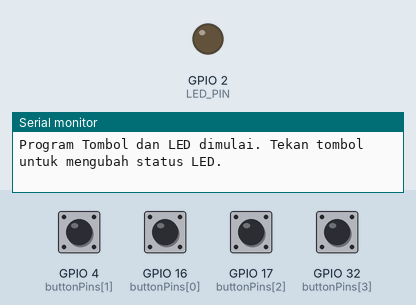
A sketch run on a simulated ESP32. Shown: output pins drawn as LEDs (lit = HIGH), the last lines printed to the serial monitor. Inputs (shaded band) come from the test bench; at power-on: GPIO 4 (buttonPins[1]), GPIO 16 (buttonPins[0]), GPIO 17 (buttonPins[2]), GPIO 32 (buttonPins[3]) HIGH.

Above: at 1.2 s.
1.3 s: GPIO 4 (buttonPins[1]) pulled LOW for 0.15 s
At 2.1 s:
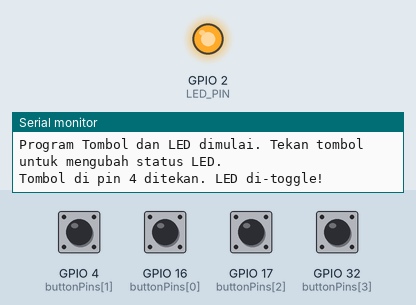
2.9 s: GPIO 4 (buttonPins[1]) pulled LOW for 1 s
At 3.3 s:
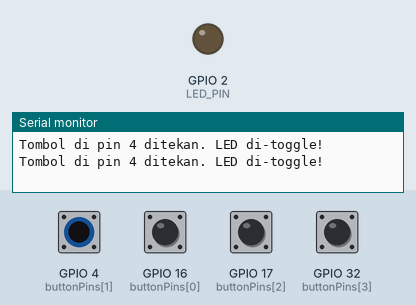
5.4 s: GPIO 16 (buttonPins[0]) pulled LOW for 0.15 s
At 6.4 s:
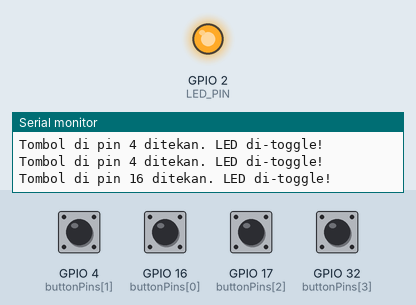
Timing chart, 0 to 8.4 s (numbered marks = the images above; inputs shaded):
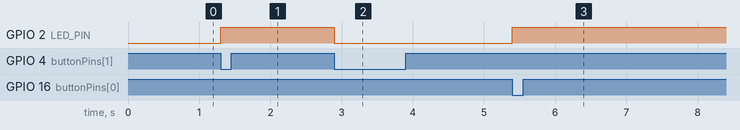

The sketch:

02_Push_Button.ino
```cpp
#define LED_PIN 2

// Array untuk menyimpan pin dari ke-4 tombol
const int buttonPins[] = {16, 4, 17, 32};
const int numButtons = 4;

// Menyimpan status sebelumnya untuk setiap tombol dan status LED
int lastButtonState[] = {HIGH, HIGH, HIGH, HIGH};
bool ledState = false;

void setup() {
  Serial.begin(115200);
  Serial.println("Program Tombol dan LED dimulai. Tekan tombol untuk mengubah status LED.");
  pinMode(LED_PIN, OUTPUT);

  for (int i = 0; i < numButtons; i++) {
    pinMode(buttonPins[i], INPUT_PULLUP);
  }
}

void loop() {
  for (int i = 0; i < numButtons; i++) {
    int currentState = digitalRead(buttonPins[i]);

    // Deteksi jika tombol baru saja ditekan (transisi dari HIGH ke LOW)
    if (currentState == LOW && lastButtonState[i] == HIGH) {
      ledState = !ledState; // Balikkan status LED (Toggle)
      digitalWrite(LED_PIN, ledState);

      Serial.print("Tombol di pin ");
      Serial.print(buttonPins[i]);
      Serial.println(" ditekan. LED di-toggle!");

      delay(50); // Jeda singkat untuk debouncing
    }

    // Simpan status saat ini untuk iterasi berikutnya
    lastButtonState[i] = currentState;
  }
}
```

Measured:
- after the input at 1.3 s, GPIO 2 (LED_PIN): LOW → HIGH at once
- after the input at 2.9 s, GPIO 2 (LED_PIN): HIGH → LOW at once
- after the input at 5.4 s, GPIO 2 (LED_PIN): LOW → HIGH at once
